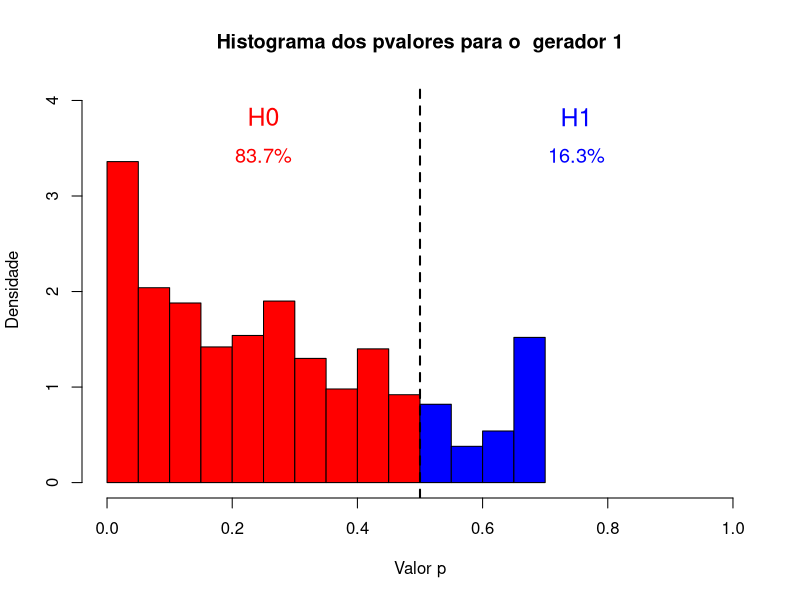
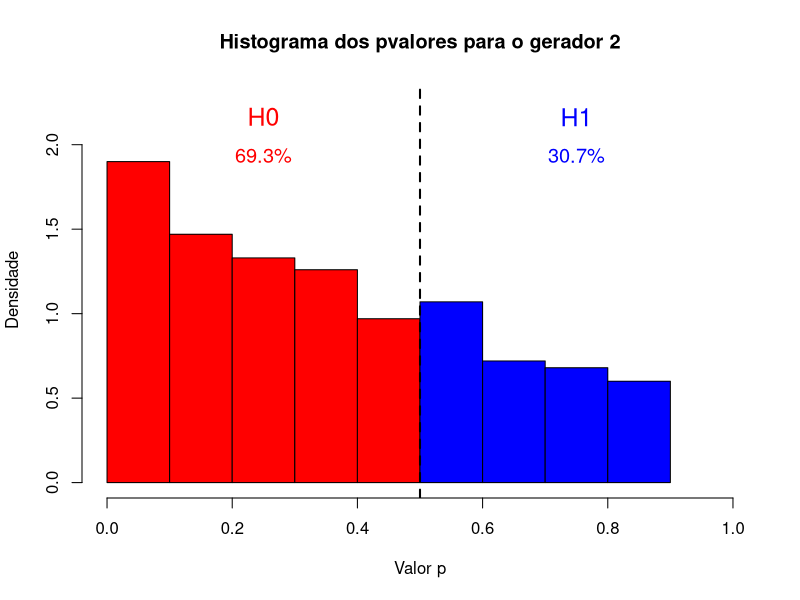
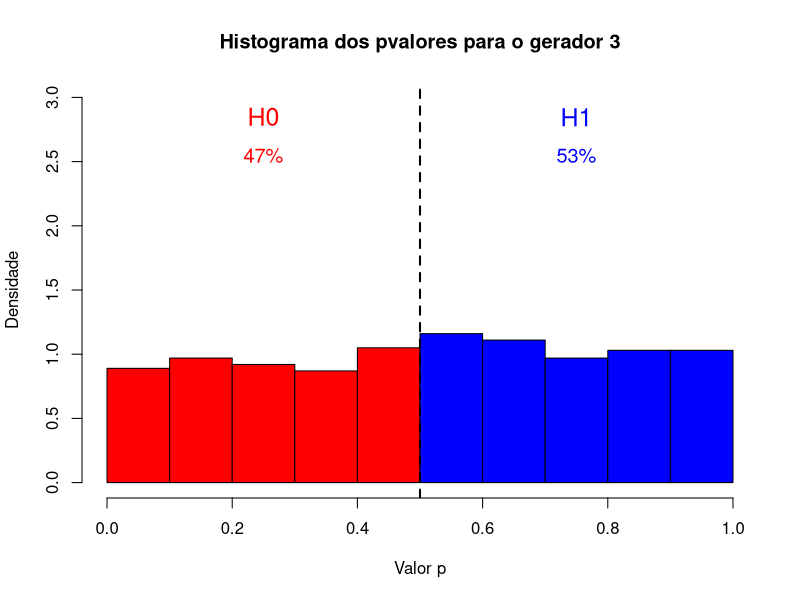

The R script that drew these images, in order:
## ---- chunk 1
knitr::opts_chunk$set(echo = TRUE)
## ---- chunk 2
gen <- function(x.0 = 2, A = 103, B = 17,m = 10, inter = 5){
  
  u.0 <- x.0/m
  x.vet <- numeric(inter)
  u.vet <- numeric(inter)
  x = x.0
  x.vet[1] <- x.0
  u.vet[1] <- u.0
  
  for(i in 1:inter){
    xn <- (A*x + B)%%m
    un <- xn/m
    
    x.vet[i] <- xn # arrumar outro jeito
    u.vet[i] <- un # arrumar outro jeito
    
    x = xn
    
  }
  return(u.vet)
}

## ---- chunk 3


p.g1 <- numeric(1000)
p.g2 <- numeric(1000)
p.g3 <- numeric(1000)

for (i in 1:1000){
  
  g1 <- gen(x.0 = i, A =65539, B = 0, m = 2E31, inter = 50)

  g2 <- gen(x.0 = i, A =1664525, B = 1013904223, m = 2E32, inter = 50)

  g3 <- runif(50)
  
  p.g1[i] <- ks.test(g1, y = "punif")$p.value
  p.g2[i] <- ks.test(g2, y = "punif")$p.value
  p.g3[i] <- ks.test(g3, y = "punif")$p.value
  
  

}



plot_hist <- function(data, title, ylim = NULL) {
  h <- hist(data, plot = FALSE)
  colores <- ifelse(h$breaks < 0.5, "red", "blue") 
  
  if(is.null(ylim)) {
    ylim <- c(0, max(h$density) * 1.2)
  }
  
  plot(h, freq = F, col = colores, main = title, 
       xlab = "Valor p", ylab = "Densidade", ylim = ylim, xlim = c(0,1))
  abline(v = 0.5, lty = 2, lwd = 2)
  
  # Calcular proporções
  prop_h0 <- mean(data < 0.5) * 100
  prop_h1 <- mean(data >= 0.5) * 100
  
  text_y_pos <- ylim[2] * 0.95
  text_y_pos_prop <- ylim[2] * 0.85  # Posição para as proporções (um pouco abaixo)
  
  # Adicionar rótulos H0/H1
  text(x = 0.25, y = text_y_pos, labels = "H0", col = "red", cex = 1.5)
  text(x = 0.75, y = text_y_pos, labels = "H1", col = "blue", cex = 1.5)
  
  # Adicionar proporções
  text(x = 0.25, y = text_y_pos_prop, 
       labels = paste0(round(prop_h0, 1), "%"), col = "red", cex = 1.2)
  text(x = 0.75, y = text_y_pos_prop, 
       labels = paste0(round(prop_h1, 1), "%"), col = "blue", cex = 1.2)
}

plot_hist(p.g1, "Histograma dos pvalores para o  gerador 1")


plot_hist(p.g2, "Histograma dos pvalores para o gerador 2")


plot_hist(p.g3, "Histograma dos pvalores para o gerador 3", ylim = c(0, 3))

## ---- chunk 4

cat(paste0("Estatísticas para o gerador 1\n\n"))
summary(p.g1)
cat(paste0("\n\n"))

cat(paste0("Estatísticas para o gerador 2\n\n"))
summary(p.g2)
cat(paste0("\n\n"))

cat(paste0("Estatísticas para o gerador 3\n\n"))
summary(p.g3)
cat(paste0("\n\n"))

